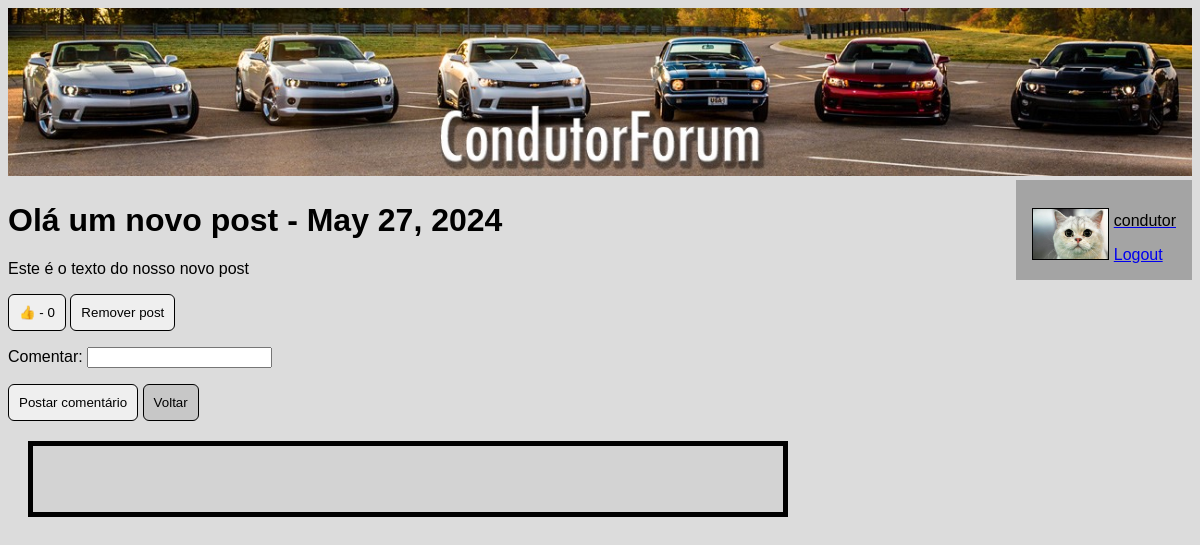
/forum/12 (signed in), run on the app's committed database.
### forum/models.py (models this page shows, shortened)
class Condutor(models.Model):
    user = models.OneToOneField(User, on_delete=models.CASCADE, primary_key=True)
    modelo_carro = models.CharField(max_length=50)
    numero_posts = models.IntegerField(default=0)
    avatar = models.ImageField(default='forum/images/default.png', blank=True)

class Post(models.Model):
    post_titulo = models.CharField(max_length=50)
    post_texto = models.CharField(max_length=500)
    pub_data = models.DateTimeField('data de publicacao')
    gostos = models.IntegerField(default=0)
    imagem = models.ImageField(blank=True)

### forum/views.py (the view)
# urls.py: path('<int:post_id>', views.detalhe, name='detalhe'),
def detalhe(request, post_id):
    post = get_object_or_404(Post, pk=post_id)
    return render(request, 'forum/detalhe.html', {'post': post})

### forum/templates/forum/detalhe.html (shortened to what this page needs)
<!DOCTYPE html>
<html lang="pt">
{% extends "forum/index.html" %}
{% load static %}
{% block header %}
<header>
    <a href="http://127.0.0.1:8000/forum/">
        <img src="{% static 'forum/images/header1.jpg' %}" alt="CondutorForum" width="100%" height="auto">
    </a>
</header>
{% endblock %}
{% block sidebar %}
<aside>
    <div class="parent">
        {% if request.user.is_authenticated %}
        <div class="inline-block-child">
            <img class="foto_perfil" src="{% static user.condutor.avatar %}" alt="Foto de perfil"/>
        </div>
        <div class="inline-block-child">
            <a href="{% url 'forum:info' %}">
                <p>{{ request.user.username }}</p>
            </a>
            <a href="{% url 'forum:logout' %}">Logout</a>
            {% else %}
            <a href="{% url 'forum:fazerLogin' %}">Login</a>
            <a href="{% url 'forum:signin' %}">Criar conta</a>
            {% endif %}
        </div>
    </div>
</aside>
{% endblock %}
{% block conteudo %}
<h1>{{ post.post_titulo }} - {{ post.pub_data.date }}</h1>
<p>{{ post.post_texto }}</p>
<form method="post">
    <div>
        <button type="submit" formaction="{% url 'forum:gosto_post' post.id %}">👍 - {{ post.gostos }}</button>
        {% if request.user.is_superuser %}
        <button type="submit" formaction="{% url 'forum:removerpost' post.id %}">Remover post</button>
        {% endif %}
        <p><label for="comentario">Comentar:</label>
            <input name="comentario" id="comentario" type="text"></p>
        <button type="submit" formaction="{% url 'forum:criarcomentario' post.id %}">Postar comentário</button>
        <button class="voltar" type="submit" formaction="{% url 'forum:index' %}">Voltar</button>
    </div>
    <div class="caixinha">
    </div>
</form>
{% endblock %}

### forum/static/forum/style.css (style rules this page uses)
p { color: black; }
* { font-family: Arial, serif; }
h1 { font-size: 2em; }
form { align-self: center; }
button { border: 1px solid black; border-radius: 6px; color: black; padding: 10px 10px; cursor: pointer; }
.voltar { background-color: #c7c7c7; }
.foto_perfil { border: 1px solid black; height: 50px; width: auto; }
.caixinha { border: 5px solid #000000; background-color: lightgrey; width: 700px; padding: 25px; margin: 20px; }
.parent { padding: 1rem; }
.inline-block-child { display: inline-block; }
aside { background-color: rgb(164, 164, 164); float: right; }

### data on the page
Post: post_titulo "Olá um novo post", pub_data "May 27, 2024", post_texto "Este é o texto do nosso novo post", gostos "0"

### other printed values
{{ request.user.username }} "condutor"
